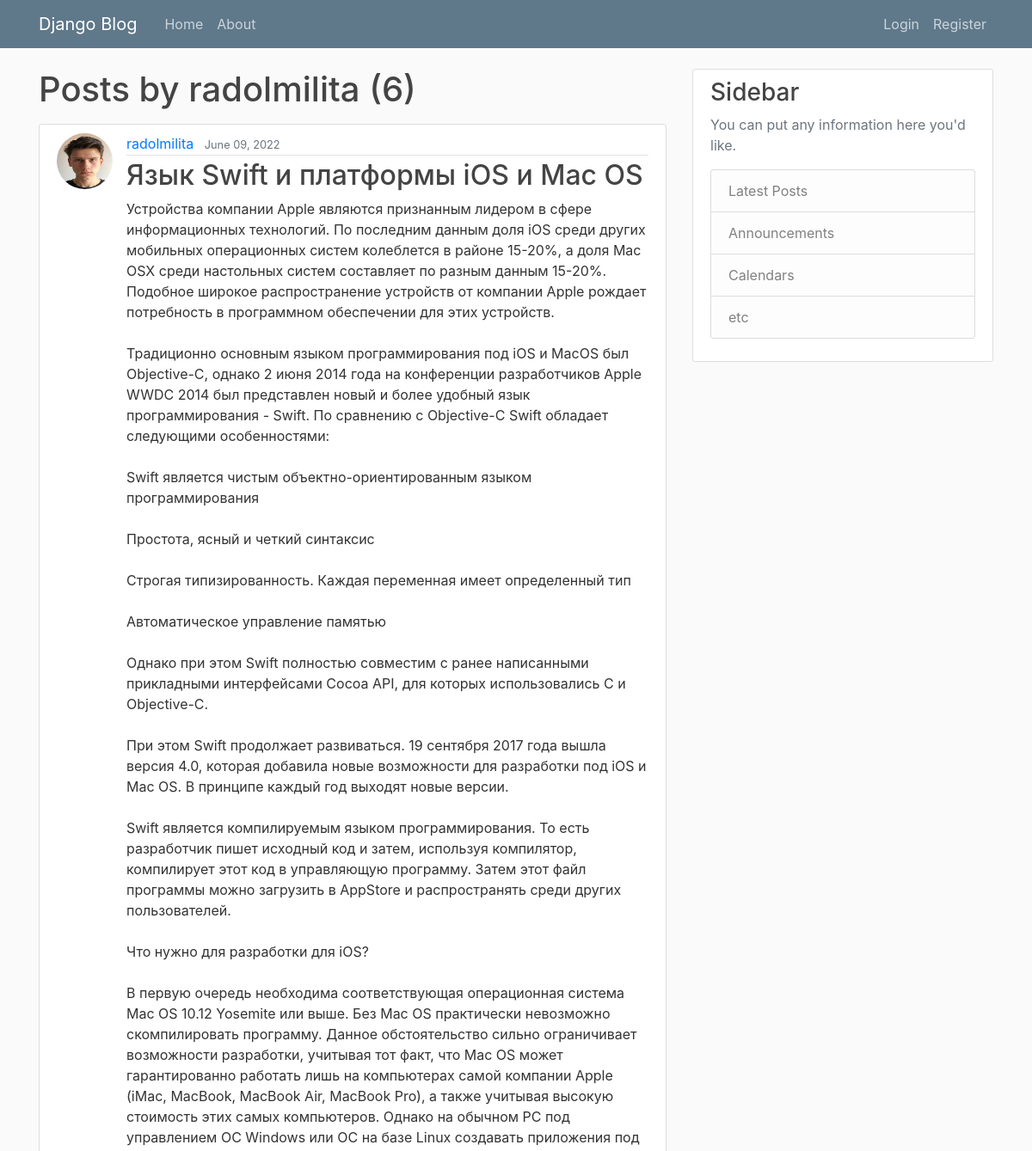
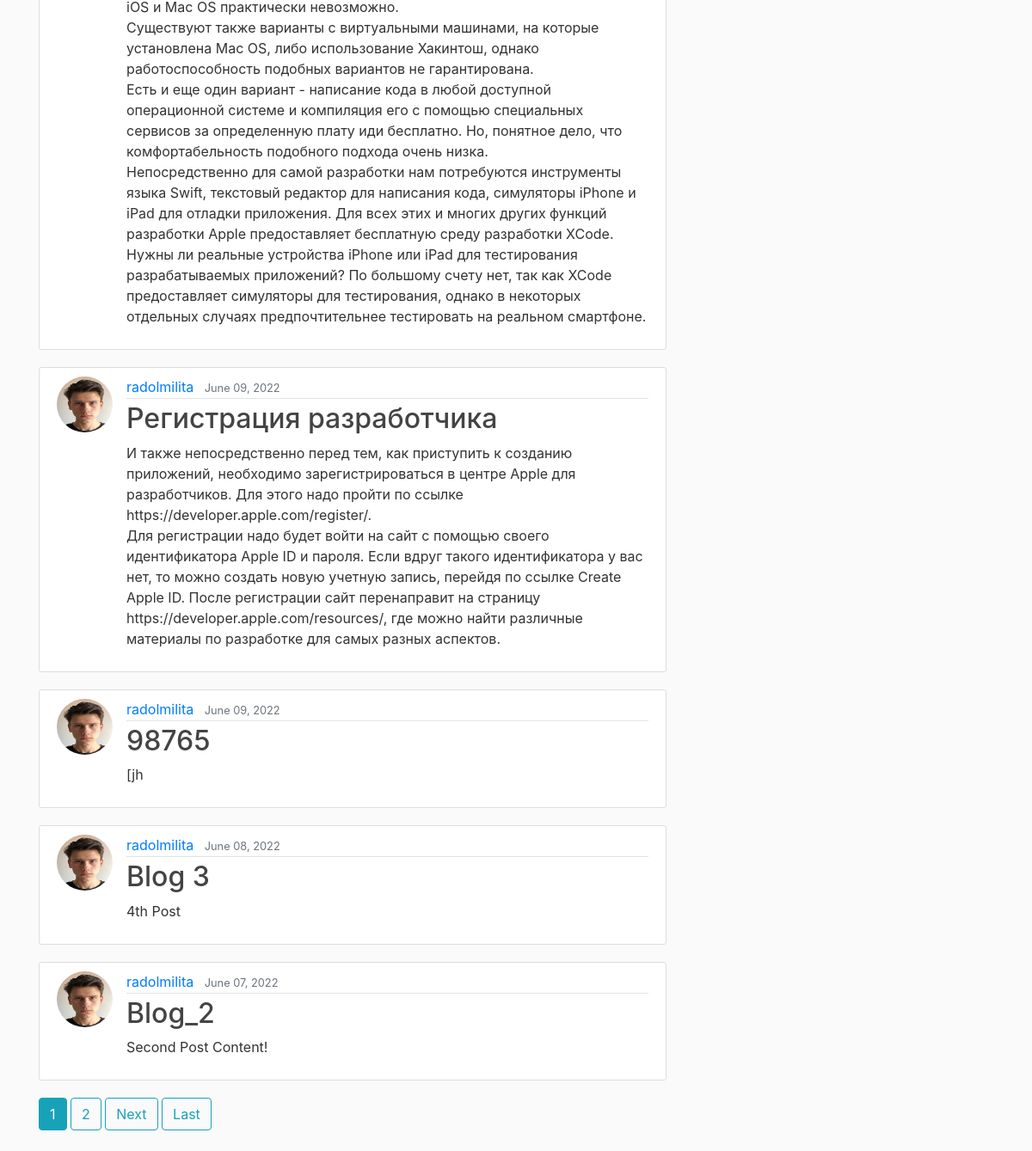
/user/radolmilita, run on the app's committed database (2 pictures, top to bottom).
### blog/models.py (models this page shows, shortened)
class Post(models.Model):
    title = models.CharField(max_length=100)
    content = models.TextField()
    date_posted = models.DateTimeField(default=timezone.now)
    author = models.ForeignKey(User, on_delete=models.CASCADE)

### users/models.py (models this page shows, shortened)
class Profile(models.Model):
    user = models.OneToOneField(User, on_delete=models.CASCADE)
    image = models.ImageField(default='default.jpg', upload_to='profile_pics')

### blog/views.py (the view)
# urls.py: path('user/<str:username>', UserPostListView.as_view(), name='user-posts'),
class UserPostListView(ListView):
    model = Post
    template_name = 'blog/user_posts.html'  # <app>/<model>_<viewtype>.html
    context_object_name = 'posts'
    paginate_by = 5
    def get_queryset(self):
        user = get_object_or_404(User, username=self.kwargs.get('username'))
        return Post.objects.filter(author=user).order_by('-date_posted')

### blog/templates/blog/user_posts.html (shortened to what this page needs)
{% extends "blog/base.html" %}
{% block content %}
    <h1 class="mb-3">Posts by {{ view.kwargs.username }} ({{ page_obj.paginator.count }})</h1>
    {% for post in posts %}
        <article class="media content-section">
          <img class="rounded-circle article-img" src="{{ post.author.profile.image.url }}">
          <div class="media-body">
            <div class="article-metadata">
              <a class="mr-2" href="{% url 'user-posts' post.author.username %}">{{ post.author }}</a>
              <small class="text-muted">{{ post.date_posted|date:"F d, Y" }}</small>
            </div>
            <h2><a class="article-title" href="{% url 'post-detail' post.id %}">{{ post.title }}</a></h2>
            <p class="article-content">{{ post.content }}</p>
          </div>
        </article>
    {% endfor %}
    {% if is_paginated %}
      {% for num in page_obj.paginator.page_range %}
        {% if page_obj.number == num %}
          <a class="btn btn-info mb-4" href="?page={{ num }}">{{ num }}</a>
        {% elif num > page_obj.number|add:'-3' and num < page_obj.number|add:'3' %}
          <a class="btn btn-outline-info mb-4" href="?page={{ num }}">{{ num }}</a>
        {% endif %}
      {% endfor %}
      {% if page_obj.has_next %}
        <a class="btn btn-outline-info mb-4" href="?page={{ page_obj.next_page_number }}">Next</a>
        <a class="btn btn-outline-info mb-4" href="?page={{ page_obj.paginator.num_pages }}">Last</a>
      {% endif %}
    {% endif %}
{% endblock content %}

### blog/static/blog/main.css (style rules this page uses)
body { background: #fafafa; color: #333333; margin-top: 5rem; }
h1, h2, h3, h4, h5, h6 { color: #444444; }
.content-section { background: #ffffff; padding: 10px 20px; border: 1px solid #dddddd; border-radius: 3px; margin-bottom: 20px; }
.article-title { color: #444444; }
.article-content { white-space: pre-line; }
.article-img { height: 65px; width: 65px; margin-right: 16px; }
.article-metadata { padding-bottom: 1px; margin-bottom: 4px; border-bottom: 1px solid #e3e3e3 }

### data on the page
Post: author.profile.image (picture), author "radolmilita", date_posted "June 09, 2022", title "Язык Swift и платформы iOS и Mac OS", content "Устройства компании Apple являются признанным лидером в сфере информационных технологий. По последним данным доля iOS среди других мобильных операционных систем колеблется в районе 15-20%, а доля Mac OSX среди настольных систем составляет по разным данным 15-20%. Подобное широкое распространение устройств от компании Apple рождает потребность в программном обеспечении для этих устройств. Традиционно основным языком программирования под iOS и MacOS был Objective-C, однако 2 июня 2014 года на конференции разработчиков Apple WWDC 2014 был представлен новый и более удобный язык программирования - Swift. По сравнению с Objective-C Swift обладает следующими особенностями: Swift является чистым…"
Post: author.profile.image (picture), author "radolmilita", date_posted "June 09, 2022", title "Регистрация разработчика", content "И также непосредственно перед тем, как приступить к созданию приложений, необходимо зарегистрироваться в центре Apple для разработчиков. Для этого надо пройти по ссылке https://developer.apple.com/register/. Для регистрации надо будет войти на сайт с помощью своего идентификатора Apple ID и пароля. Если вдруг такого идентификатора у вас нет, то можно создать новую учетную запись, перейдя по ссылке Create Apple ID. После регистрации сайт перенаправит на страницу https://developer.apple.com/resources/, где можно найти различные материалы по разработке для самых разных аспектов."
Post: author.profile.image (picture), author "radolmilita", date_posted "June 09, 2022", title "98765", content "[jh"
Post: author.profile.image (picture), author "radolmilita", date_posted "June 08, 2022", title "Blog 3", content "4th Post"
Post: author.profile.image (picture), author "radolmilita", date_posted "June 07, 2022", title "Blog_2", content "Second Post Content!"

### other printed values
{{ view.kwargs.username }} "radolmilita"
{{ page_obj.paginator.count }} "6"
{{ num }} "1"
{{ num }} "2"
